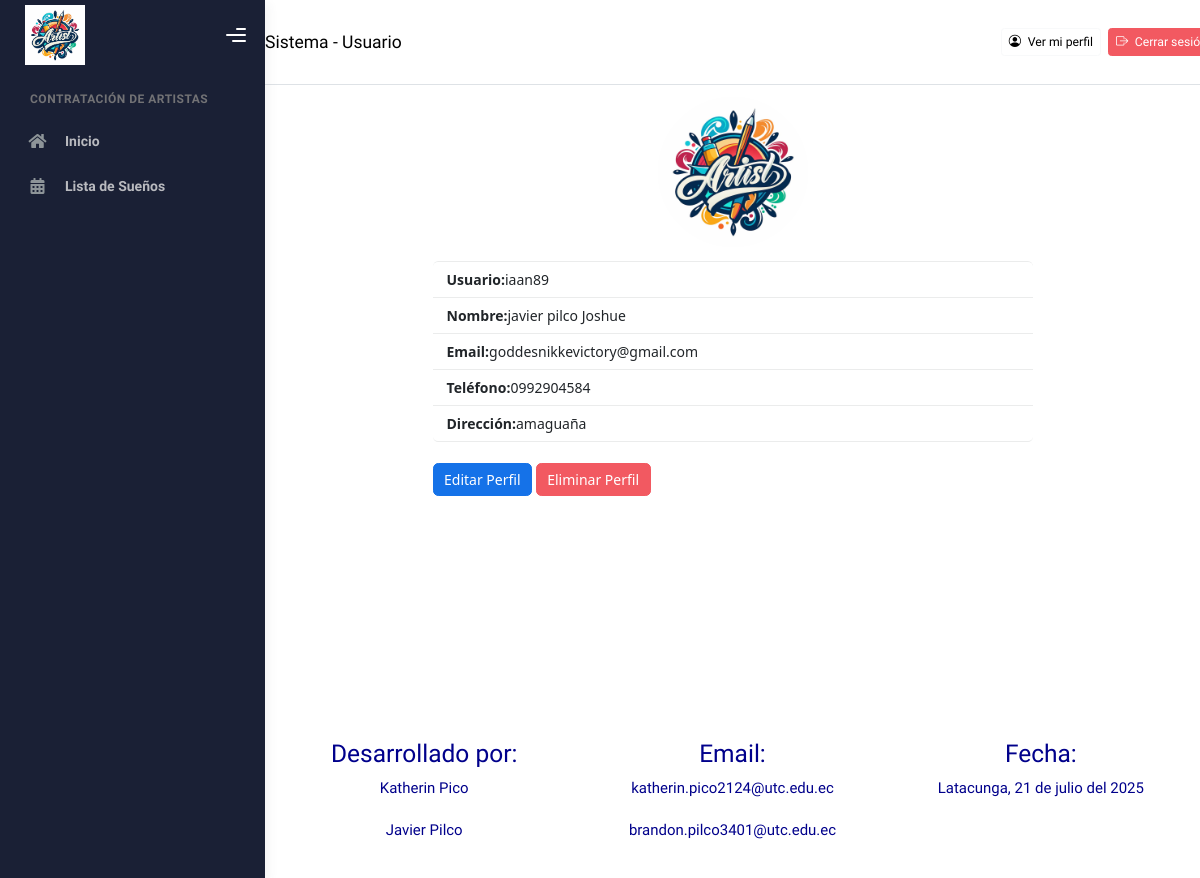
The page /perfil/ (signed in) on the database its author committed.
### Aplicaciones/Sistema/models.py (models this page shows, shortened)
class Usuario(AbstractUser):
    telefono = models.CharField(max_length=10)
    direccion = models.TextField()
    rol = models.CharField(max_length=20, choices=ROL_CHOICES, default='Usuario')
    verificado = models.BooleanField(default=False)
    bloqueado = models.BooleanField(default=False)
    foto_perfil = models.ImageField(upload_to='usuarios/perfil/', null=True, blank=True)
    groups = models.ManyToManyField(
        Group,
        related_name='usuarios',
        blank=True,
        help_text='Grupos a los que pertenece el usuario.',
        verbose_name='grupos',
    )
    user_permissions = models.ManyToManyField(
        Permission,
        related_name='usuarios_permisos',
        blank=True,
        help_text='Permisos específicos para el usuario.',
        verbose_name='permisos de usuario',
    )

### Aplicaciones/Sistema/views.py (the view)
# urls.py: path('perfil/', views.ver_perfil, name='ver_perfil'),
def ver_perfil(request):
    usuario_id = request.session.get('usuario_id')
    if not usuario_id:
        return redirect('login')
    try:
        usuario = Usuario.objects.get(id=usuario_id)
    except Usuario.DoesNotExist:
        return redirect('login')
    plantilla = 'admin/perfiladmin.html' if usuario.rol == 'Administrador' else 'usuario/perfilusuario.html'
    return render(request, plantilla, {'usuario': usuario})

### Aplicaciones/Sistema/templates/usuario/perfilusuario.html (shortened to what this page needs)
{% extends 'usuario/plantilla.html' %}
{% load static %}
{% block contenido %}
<!DOCTYPE html>
<html lang="es">
<head>
    <link href="https://cdn.jsdelivr.net/npm/bootstrap@5.3.0/dist/css/bootstrap.min.css" rel="stylesheet" />
</head>
<body>
<div class="container mt-5" style="max-width: 600px;">
    <h2 class="mb-4">Perfil Usuario</h2>
    <div class="text-center mb-3">
        {% if usuario.foto_perfil %}
            <img src="{{ usuario.foto_perfil.url }}" alt="Foto de perfil" class="rounded-circle" width="150" height="150">
        {% else %}
            <img src="https://via.placeholder.com/150" alt="Foto de perfil" class="rounded-circle">
        {% endif %}
    </div>
    <ul class="list-group">
        <li class="list-group-item"><strong>Usuario:</strong> {{ usuario.username }}</li>
        <li class="list-group-item"><strong>Nombre:</strong> {{ usuario.first_name }} {{ usuario.last_name }}</li>
        <li class="list-group-item"><strong>Email:</strong> {{ usuario.email }}</li>
        <li class="list-group-item"><strong>Teléfono:</strong> {{ usuario.telefono }}</li>
        <li class="list-group-item"><strong>Dirección:</strong> {{ usuario.direccion }}</li>
    </ul>
    <div class="mt-4">
        <a href="{% url 'editar_perfil' %}" class="btn btn-primary">Editar Perfil</a>
        <a href="{% url 'eliminar_perfil' %}" class="btn btn-danger">Eliminar Perfil</a>
    </div>
</div>
</body>
</html>
{% endblock %}

### rows shown on the page
Usuario: foto_perfil (picture), username "iaan89", first_name "javier pilco", last_name "Joshue", email "goddesnikkevictory@gmail.com", telefono "0992904584", direccion "amaguaña"
